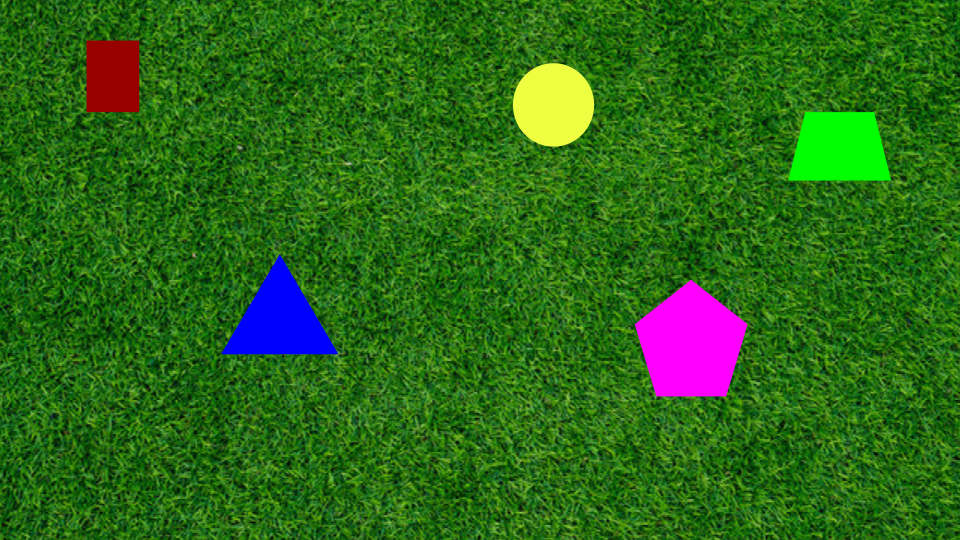
#> input picture resources/PennAir 2024 App Static.png, 960 x 540 px
$ python -i process_frame.py   (imports and definitions only)
#> lines starting #> are read from the running program, lines starting #| are printed output that depends on the picture; after the words box and inside, x2 and y2 are one past the last pixel; in counts of white or black regions, pixels touching at a corner belong together
#> further down, picture is the input picture: shape (540, 960, 3); mean B, G, R 24.5, 104.6, 44
import cv2 as cv
import numpy as np
import adaptive_bilateral as ab

# helper functions for processing frames
# for part 2
# use only process_frame_pn() when n is a num
# other two are tested and not used in final version

# [174 lines left out: functions process_frame, process_frame_p4, not called in this run]

def process_frametestgauss(img):
    #gauss pass 1
    output_img = img.copy()

    # convert image to grayscale
    img_gray_u8 = cv.cvtColor(img, cv.COLOR_BGRA2GRAY)
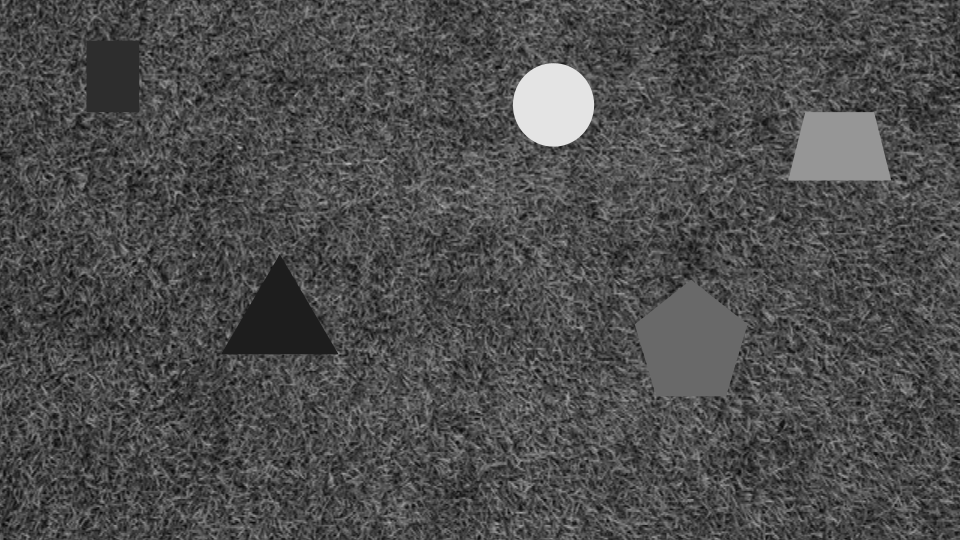
#> img_gray_u8: shape (540, 960); min 6, max 228, mean 77.3


    ###
    # pass image through high pass filter (hpf)
    # to help edge detection
    ###

    # gaussian blur to reduce noise
    img_blur = cv.GaussianBlur(img_gray_u8, (5, 5), 0)

    # canny thresholds, hysteresis thresholding, through otsu method
    # https://stackoverflow.com/questions/4292249/automatic-calculation-of-low-and-high-thresholds-for-the-canny-operation-in-open
    otsu_thresh_val, thresh_img = cv.threshold(
        img_gray_u8, 0, 255, cv.THRESH_BINARY | cv.THRESH_OTSU)
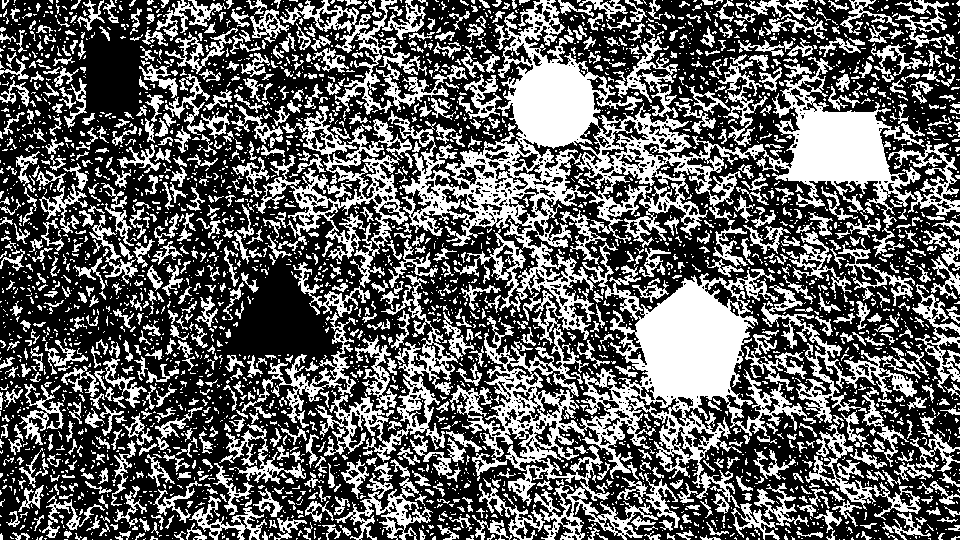
#> thresh_img: shape (540, 960); 38.1% white; 3725 white regions (2812 under 20 px), largest, box (x1, y1, x2, y2) and area: (388, 0, 925, 540) 68228, (282, 106, 413, 288) 6368, (315, 275, 458, 462) 4789
#> otsu_thresh_val = 82
    higher_thresh = otsu_thresh_val
#> higher_thresh = 82
    lower_thresh = higher_thresh * 0.5
#> lower_thresh = 41

    # canny edge detection
    def canny_channel(channel_u8, lower, higher):
        return cv.Canny(channel_u8, lower, higher)

    img_canny_edges = cv.Canny(img_blur, lower_thresh, higher_thresh)
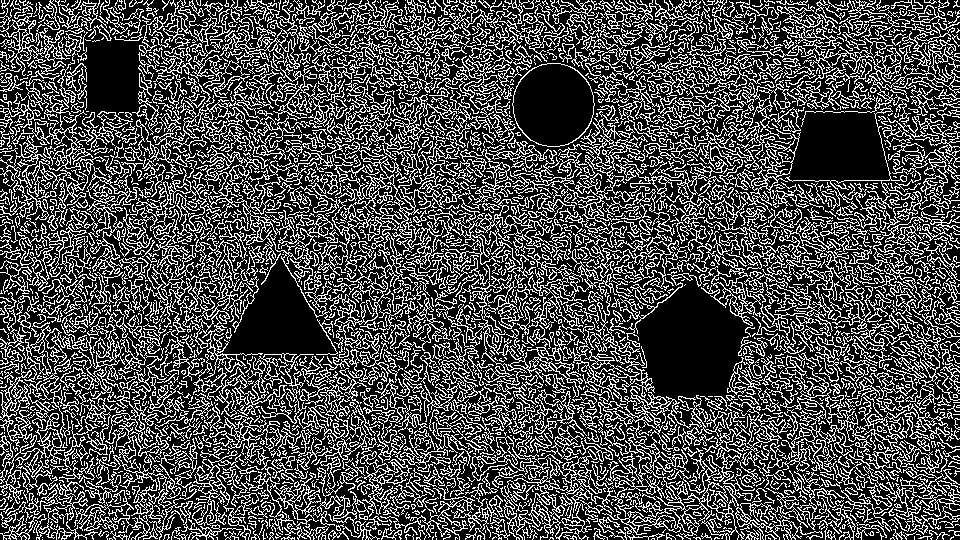
#> img_canny_edges: shape (540, 960); 29.7% white in thin lines or dots

    # morphing
    kernel = cv.getStructuringElement(cv.MORPH_ELLIPSE, (12, 12))
    img_canny_edges = cv.morphologyEx(img_canny_edges, cv.MORPH_CLOSE, kernel)
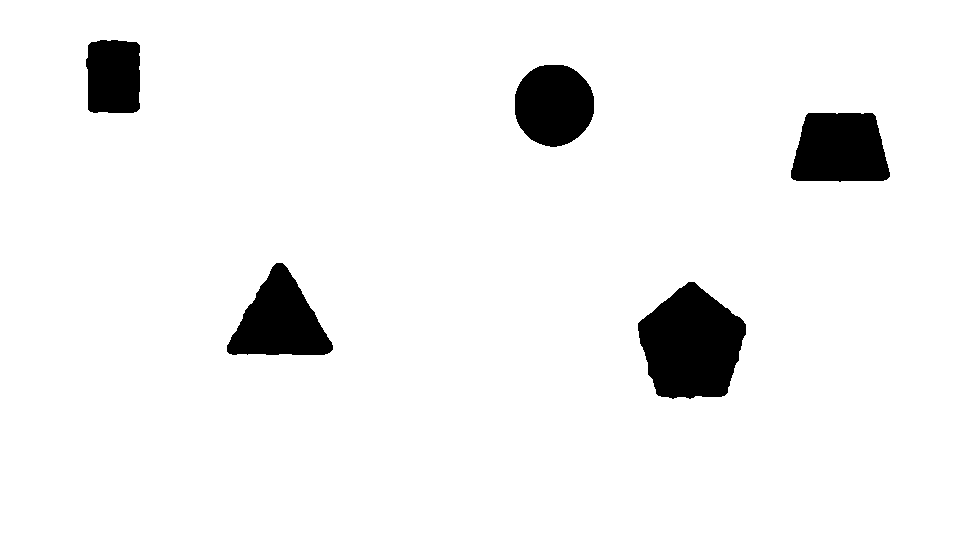
#> img_canny_edges: shape (540, 960); 94.3% white; 5 black regions, box (x1, y1, x2, y2) and area: (638, 282, 746, 399) 9019, (791, 113, 890, 182) 5771, (227, 263, 333, 355) 5704, (515, 65, 594, 147) 5155, (86, 40, 140, 113) 3695

    # invert canny edges
    inverted_edges = cv.bitwise_not(img_canny_edges)
#> inverted_edges: shape (540, 960); 5.7% white; 5 white regions

    # find contours
    contours, hierarchy = cv.findContours(inverted_edges, cv.RETR_EXTERNAL, cv.CHAIN_APPROX_SIMPLE)
#> contours = 5 contours; box (x1, y1, x2, y2) and area: (638, 282, 746, 399) 8859, (791, 113, 890, 182) 5626, (227, 263, 333, 355) 5560, (515, 65, 594, 147) 5041, (86, 40, 140, 113) 3580

    # clean up small noise
    contours = [c for c in contours if cv.contourArea(c) > 3000]

    # outline found contours
    cv.drawContours(output_img, contours, -1, (255, 255, 255), 2)
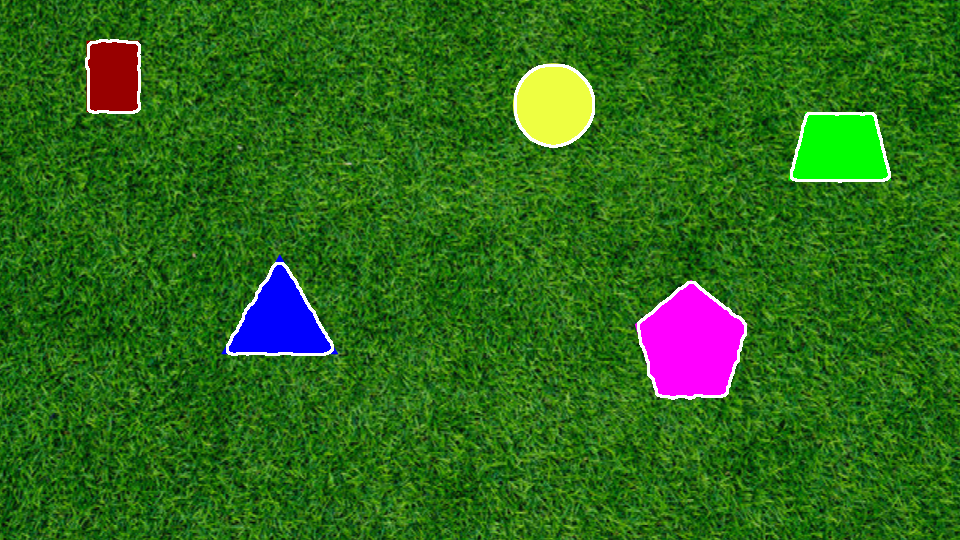
#> output_img: shape (540, 960, 3); 0.94% of pixels changed, all inside (x1, y1, x2, y2) = (85, 39, 891, 400)

    contours_on_white = np.ones_like(img) * 255
    cv.drawContours(contours_on_white, contours, -1, (0, 255, 0), 2)
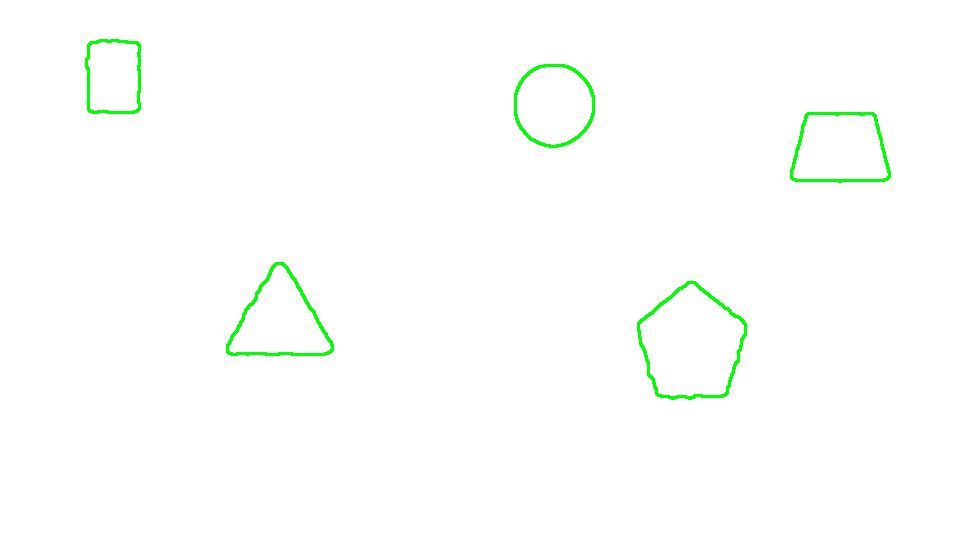
#> contours_on_white: shape (540, 960, 3); mean of channels 0, 1, 2 252.6, 255, 252.6; drawn as B, G, R

    for contour in contours:
        M = cv.moments(contour)
        if M["m00"] != 0:
            cX = int(M["m10"] / M["m00"])
            cY = int(M["m01"] / M["m00"])
            cv.circle(output_img, (cX, cY), 2, (255, 255, 255), -1)
            cv.putText(output_img, f"({cX}, {cY})", (cX, cY + 30), cv.FONT_HERSHEY_SIMPLEX, 0.5, (0, 0, 0), 2)
#> this loop made 5 passes
#> (cX, cY) on passes 1 to 5: (691, 344), (279, 320), (839, 148), (553, 104), (113, 76)
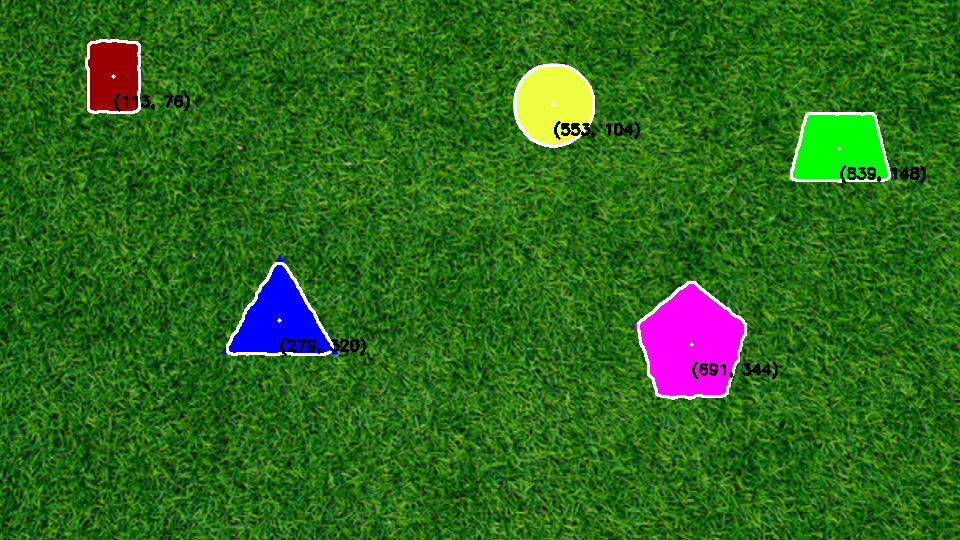
#> output_img: shape (540, 960, 3); 0.55% of pixels changed, all inside (x1, y1, x2, y2) = (111, 74, 926, 380)
    return output_img

# [61 lines left out: function process_frametestab, not called in this run]

>>> import cv2
>>> picture = cv2.imread('resources/PennAir 2024 App Static.png')
>>> result = process_frametestgauss(picture)
